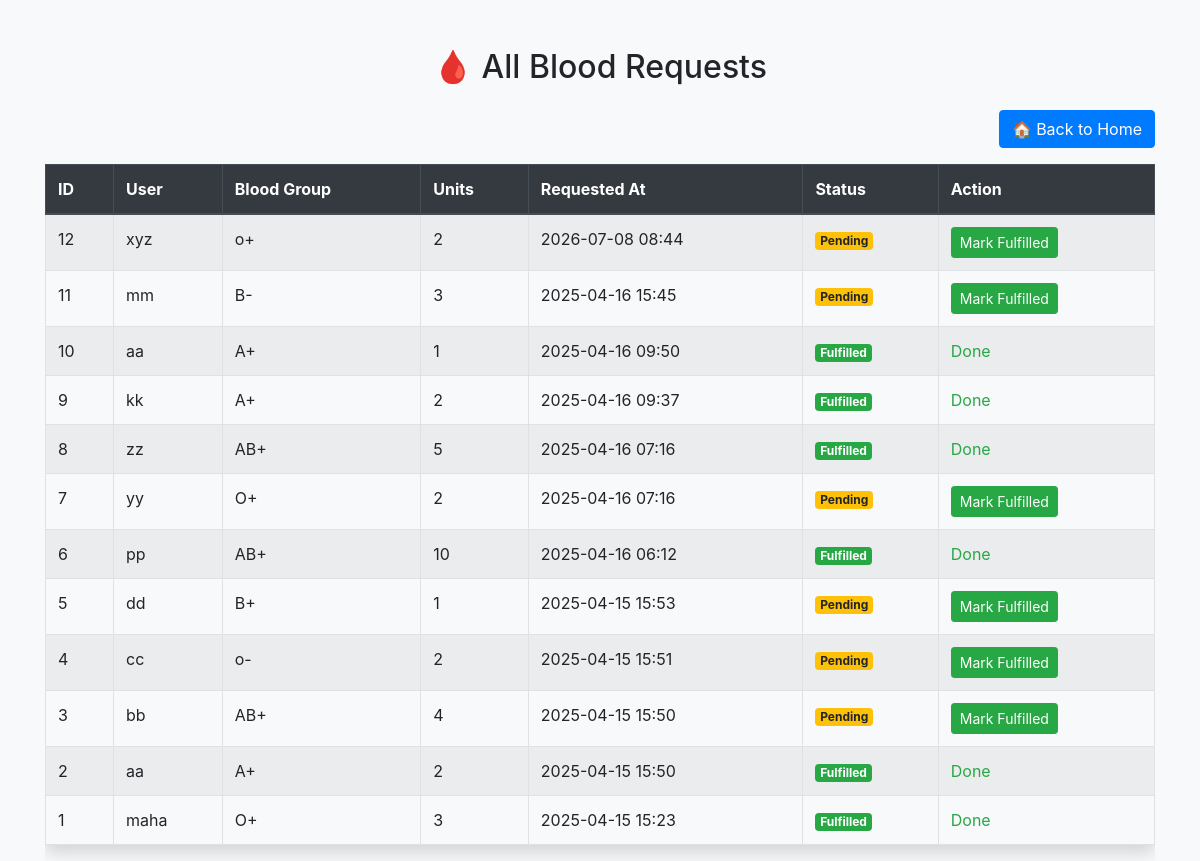
Page /requests/ (signed in) on the committed database.
### donations/models.py (models this page shows, shortened)
class BloodRequest(models.Model):
    BLOOD_GROUPS = [
        ('A+', 'A+'), ('A-', 'A-'),
        ('B+', 'B+'), ('B-', 'B-'),
        ('AB+', 'AB+'), ('AB-', 'AB-'),
        ('O+', 'O+'), ('O-', 'O-'),
    ]
    user = models.ForeignKey(User, on_delete=models.CASCADE)
    blood_group = models.CharField(max_length=3, choices=BLOOD_GROUPS)
    units = models.PositiveIntegerField()
    requested_at = models.DateTimeField(auto_now_add=True)
    status = models.CharField(max_length=10, default='Pending')  # NEW FIELD

### donations/views.py (the view)
# urls.py: path('requests/', views.view_requests, name='view_requests'),
@login_required(login_url='login')
def view_requests(request):
    requests = BloodRequest.objects.all().order_by('-requested_at')
    return render(request, 'view_requests.html', {'requests': requests})

### donations/templates/view_requests.html (shortened to what this page needs)
{% load static %}
<!DOCTYPE html>
<html>
<head>
    <link rel="stylesheet" href="https://stackpath.bootstrapcdn.com/bootstrap/4.3.1/css/bootstrap.min.css">
</head>
<body class="bg-light">
<div class="container mt-5">
    <h2 class="mb-4 text-center">🩸 All Blood Requests</h2>
    <div class="text-right mb-3">
        <a href="{% url 'home' %}" class="btn btn-primary">🏠 Back to Home</a>
    </div>
    <div class="table-responsive">
        <table class="table table-bordered table-striped table-hover shadow">
            <thead class="thead-dark">
                <tr>
                    <th scope="col">ID</th>
                    <th scope="col">User</th>
                    <th scope="col">Blood Group</th>
                    <th scope="col">Units</th>
                    <th scope="col">Requested At</th>
                    <th scope="col">Status</th>
                    <th scope="col">Action</th>
                </tr>
            </thead>
            <tbody>
                {% for req in requests %}
                <tr>
                    <td>{{ req.id }}</td>
                    <td>{{ req.user.username }}</td>
                    <td>{{ req.blood_group }}</td>
                    <td>{{ req.units }}</td>
                    <td>{{ req.requested_at|date:"Y-m-d H:i" }}</td>
                    <td>
                        {% if req.status == "Pending" %}
                            <span class="badge badge-warning">{{ req.status }}</span>
                        {% else %}
                            <span class="badge badge-success">{{ req.status }}</span>
                        {% endif %}
                    </td>
                    <td>
                        {% if req.status == "Pending" %}
                            <form method="post" action="{% url 'mark_fulfilled' req.id %}">
                                <button type="submit" class="btn btn-sm btn-success">Mark Fulfilled</button>
                            </form>
                        {% else %}
                            <span class="text-success">Done</span>
                        {% endif %}
                    </td>
                </tr>
                {% empty %}
                <tr>
                    <td colspan="7" class="text-center">No requests found.</td>
                </tr>
                {% endfor %}
            </tbody>
        </table>
    </div>
</div>
</body>
</html>

### rows in the picture
BloodRequest: id "12", user.username "xyz", blood_group "o+", units "2", requested_at "2026-07-08 08:44", status "Pending", shows "Mark Fulfilled"
BloodRequest: id "11", user.username "mm", blood_group "B-", units "3", requested_at "2025-04-16 15:45", status "Pending", shows "Mark Fulfilled"
BloodRequest: id "10", user.username "aa", blood_group "A+", units "1", requested_at "2025-04-16 09:50", status "Fulfilled", shows "Done"
BloodRequest: id "9", user.username "kk", blood_group "A+", units "2", requested_at "2025-04-16 09:37", status "Fulfilled", shows "Done"
BloodRequest: id "8", user.username "zz", blood_group "AB+", units "5", requested_at "2025-04-16 07:16", status "Fulfilled", shows "Done"
BloodRequest: id "7", user.username "yy", blood_group "O+", units "2", requested_at "2025-04-16 07:16", status "Pending", shows "Mark Fulfilled"
BloodRequest: id "6", user.username "pp", blood_group "AB+", units "10", requested_at "2025-04-16 06:12", status "Fulfilled", shows "Done"
BloodRequest: id "5", user.username "dd", blood_group "B+", units "1", requested_at "2025-04-15 15:53", status "Pending", shows "Mark Fulfilled"
BloodRequest: id "4", user.username "cc", blood_group "o-", units "2", requested_at "2025-04-15 15:51", status "Pending", shows "Mark Fulfilled"
BloodRequest: id "3", user.username "bb", blood_group "AB+", units "4", requested_at "2025-04-15 15:50", status "Pending", shows "Mark Fulfilled"
BloodRequest: id "2", user.username "aa", blood_group "A+", units "2", requested_at "2025-04-15 15:50", status "Fulfilled", shows "Done"
BloodRequest: id "1", user.username "maha", blood_group "O+", units "3", requested_at "2025-04-15 15:23", status "Fulfilled", shows "Done"
